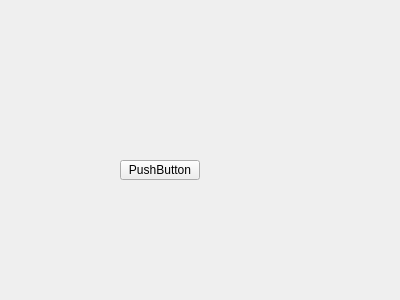
<?xml version="1.0" encoding="UTF-8"?>
<ui version="4.0">
 <class>MapScreen</class>
 <widget class="QWidget" name="MapScreen">
  <property name="geometry">
   <rect>
    <x>0</x>
    <y>0</y>
    <width>400</width>
    <height>300</height>
   </rect>
  </property>
  <property name="windowTitle">
   <string>Form</string>
  </property>
  <widget class="QPushButton" name="pushButton">
   <property name="geometry">
    <rect>
     <x>120</x>
     <y>160</y>
     <width>80</width>
     <height>20</height>
    </rect>
   </property>
   <property name="text">
    <string>PushButton</string>
   </property>
  </widget>
 </widget>
 <resources/>
 <connections/>
</ui>
